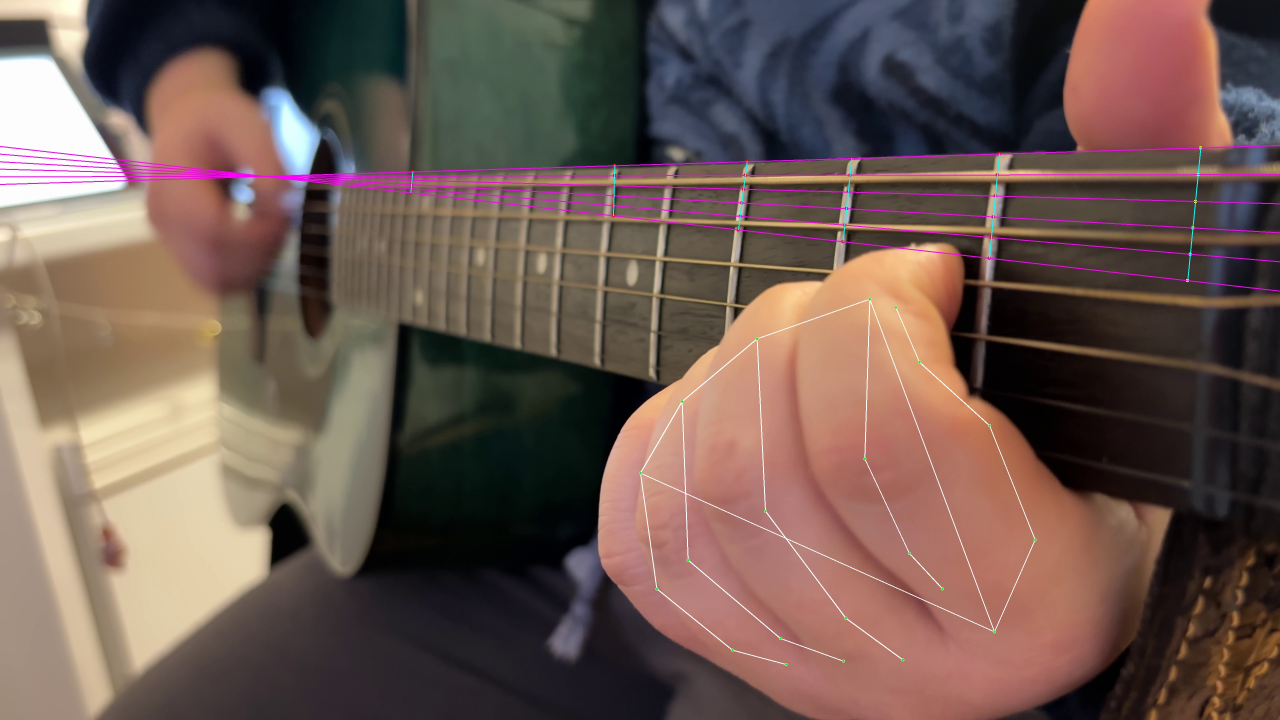
#> input picture data/extracted_features/visualizations/A_01_seg2_A.jpg, 3840 x 2160 px, found by its file name (shown at 1/3 size)
$ jupyter execute --allow-errors 02_feature_extraction.ipynb   (older library calls are emulated)
#> lines starting #> are read from the running program, lines starting #| are printed output that depends on the picture; after the words box and inside, x2 and y2 are one past the last pixel; in counts of white or black regions, pixels touching at a corner belong together
# Step 1: Setup and MediaPipe (HandTracking)

[cell 1]
import cv2
import numpy as np
import mediapipe as mp
import matplotlib.pyplot as plt
import os

# --- CONFIGURATION ---
# Test this with BOTH the "good" frame and the "bad" frame to ensure generalization!
image_path = "../data/processed_frames/A_01_seg2_A.jpg" # Update with your specific frame name

# 1. LOAD IMAGE
original_frame = cv2.imread(image_path)
#> original_frame is the input picture: shape (2160, 3840, 3); mean B, G, R 81.2, 89, 110
if original_frame is None:
    # Try alternate path if running from a different root
    image_path = image_path.replace("../", "")
    original_frame = cv2.imread(image_path)

if original_frame is None:
    raise ValueError(f"Error loading image at: {image_path}")

frame_rgb = cv2.cvtColor(original_frame, cv2.COLOR_BGR2RGB)
height, width, _ = frame_rgb.shape

# 2. MEDIAPIPE TRACKING (Generalization: Allow 2 hands, pick the largest)
# We still apply a soft crop on the left (15%) to avoid the body/picking hand,
# but now we are robust even if it enters the frame.
crop_offset_x = int(width * 0.15)
soft_crop_img = frame_rgb[:, crop_offset_x:].copy()

mp_hands = mp.solutions.hands
#> (the rest of this cell did not finish here and is left out)

[cell 2]
# --- STEP 1 UPDATED: Smart Hand Selection ---
import cv2
import numpy as np
import mediapipe as mp
import matplotlib.pyplot as plt

# 1. LOAD IMAGE (A_01_seg2_C.jpg)
filename = "A_01_seg2_A.jpg"
image_path = f"data/processed_frames/{filename}"
original_frame = cv2.imread(image_path)
if original_frame is None:
    original_frame = cv2.imread(f"../data/processed_frames/{filename}")

frame_rgb = cv2.cvtColor(original_frame, cv2.COLOR_BGR2RGB)
height, width, _ = frame_rgb.shape

# 2. MEDIAPIPE: Detect up to 2 hands
crop_offset_x = int(width * 0.15)
soft_crop_img = frame_rgb[:, crop_offset_x:].copy()

mp_hands = mp.solutions.hands
# Use max_num_hands=2
#> (the rest of this cell did not finish here and is left out)

# Step 2: Sobel Y Preprocessing (Isolating Horizontal Edges)

[cell 3]
# 1. Convert original raw frame to grayscale
gray = cv2.cvtColor(original_frame, cv2.COLOR_BGR2GRAY)

# 2. Gaussian Blur to reduce high-frequency noise (sweater texture, wood grain)
blurred = cv2.GaussianBlur(gray, (5, 5), 0)

# 3. Sobel Y: The magic filter that highlights horizontal edges and kills vertical ones
sobel_y = cv2.Sobel(blurred, cv2.CV_64F, 0, 1, ksize=3)
abs_sobel_y = cv2.convertScaleAbs(sobel_y)

# 4. Thresholding: Binarize the strongest horizontal edges
_, thresh_strings = cv2.threshold(abs_sobel_y, 40, 255, cv2.THRESH_BINARY)
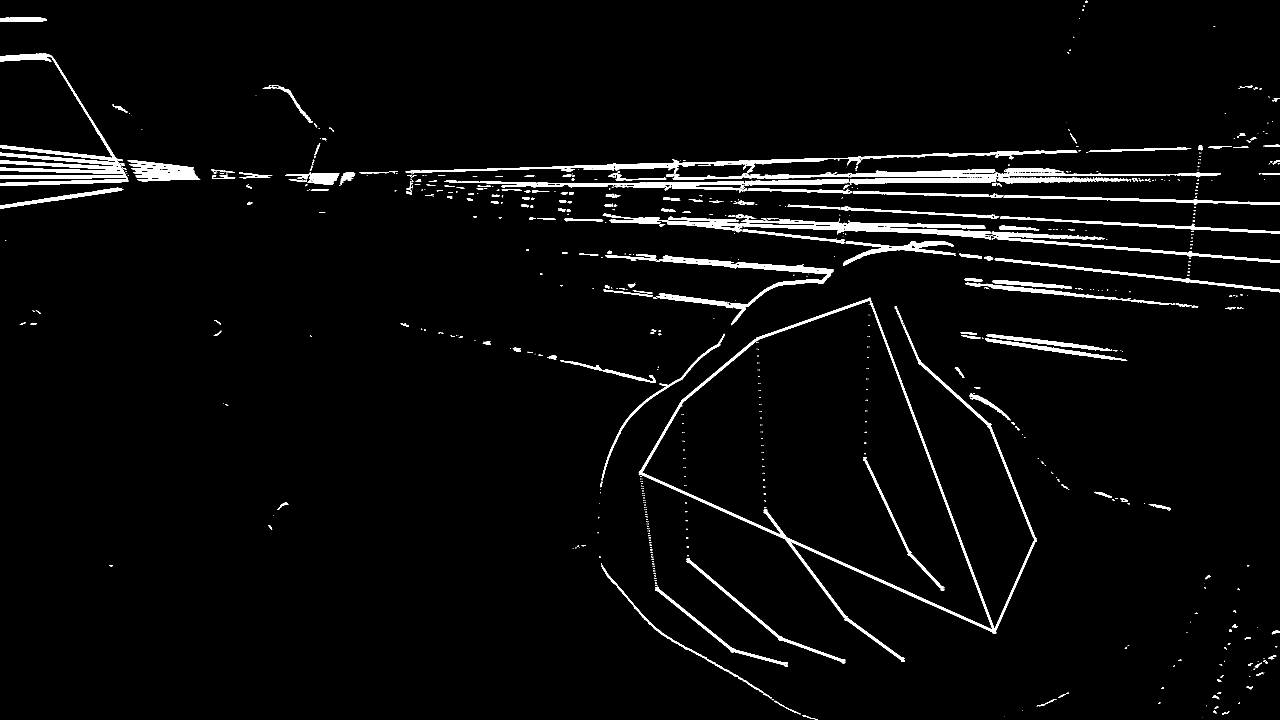
#> thresh_strings: shape (2160, 3840) (shown at 1/3 size); 3% white; 1015 white regions (644 under 20 px), largest, box (x1, y1, x2, y2) and area: (0, 160, 384, 538) 19503, (1916, 906, 3111, 1902) 18795, (2218, 658, 2974, 714) 14239

# 5. Dilation: Thicken the lines slightly to repair small breaks
kernel = np.ones((3, 3), np.uint8)
preprocessed_strings = cv2.dilate(thresh_strings, kernel, iterations=1)
#> preprocessed_strings: shape (2160, 3840); 4.5% white; 512 white regions (80 under 20 px), largest, box (x1, y1, x2, y2) and area: (1215, 449, 3840, 616) 80972, (1915, 892, 3112, 1987) 45753, (1807, 640, 3840, 790) 37781

plt.figure(figsize=(10, 5))
plt.imshow(preprocessed_strings, cmap='gray')
plt.title('Step 2: Sobel Y Preprocessing (Horizontal Edges Only)')
plt.axis('off')
plt.show()

# Step 3: ROI (Noise and hand Removal)

[cell 4]
import numpy as np
import cv2
import matplotlib.pyplot as plt

# Create a fresh copy of the preprocessed image
roi_strings = preprocessed_strings.copy()

# 1. NOISE MASK: Black out the left 15% completely
cv2.rectangle(roi_strings, (0, 0), (crop_offset_x, height), (0, 0, 0), -1)
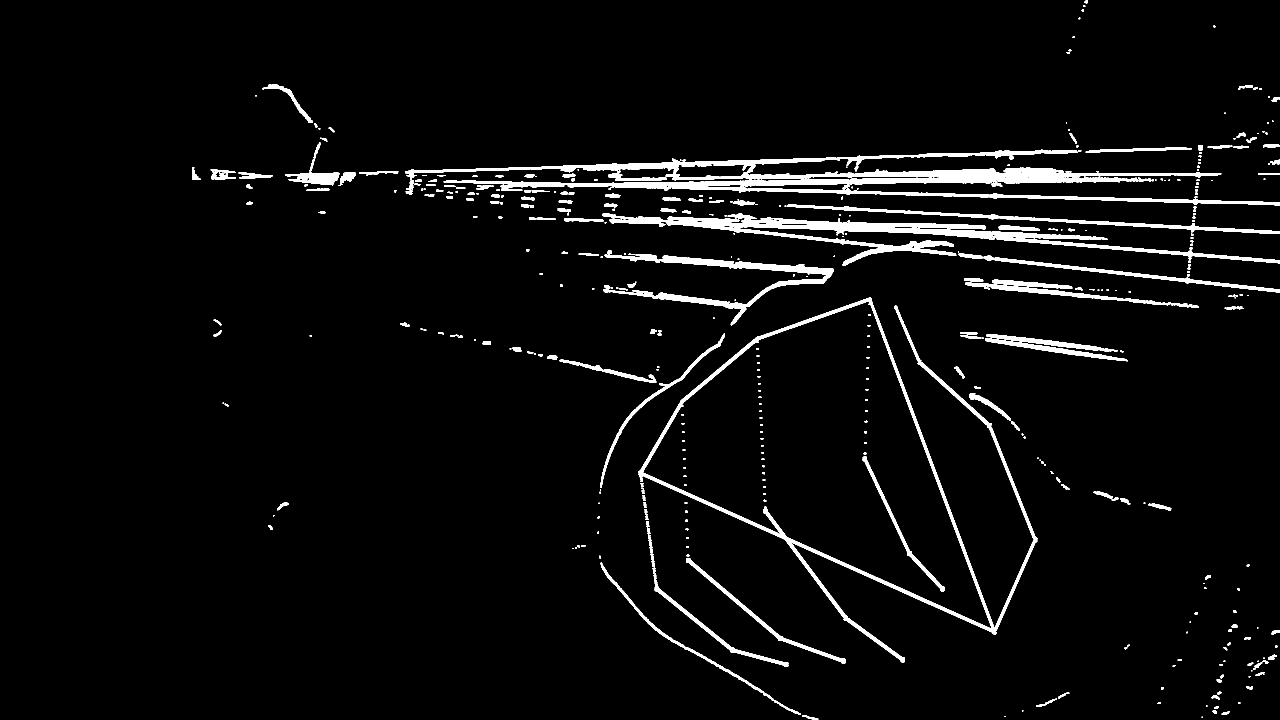
#> roi_strings: shape (2160, 3840) (shown at 1/3 size); 3.9% white; 499 white regions (76 under 20 px), largest, box (x1, y1, x2, y2) and area: (1215, 449, 3840, 616) 80972, (1915, 892, 3112, 1987) 45753, (1807, 640, 3840, 790) 37781

# 2. ASYMMETRIC SURGICAL MASK (The Fingertip Killer)
if 'results' in locals() and results.multi_hand_landmarks:
    hand_landmarks = results.multi_hand_landmarks[0]
    cropped_width = width - crop_offset_x

    # Map coordinates back to full image scale
    x_coords = [int(l.x * cropped_width) + crop_offset_x for l in hand_landmarks.landmark]
    y_coords = [int(l.y * height) for l in hand_landmarks.landmark]

    # --- ASYMMETRIC PADDING ---
    padding_x = 5           # Keep sides tight to save horizontal string length
    padding_y_top = 180      # VERY GENEROUS ON TOP: Kill the fleshy fingertips!
    padding_y_bottom = 15   # A bit of safety margin on the bottom

    x_min = max(0, min(x_coords) - padding_x)
    x_max = min(width, max(x_coords) + padding_x)
    y_min = max(0, min(y_coords) - padding_y_top)
    y_max = min(height, max(y_coords) + padding_y_bottom)

    # Draw the surgical black box
    cv2.rectangle(roi_strings, (x_min, y_min), (x_max, y_max), (0, 0, 0), -1)
    print(f"Asymmetric mask applied. Y-Top extended by {padding_y_top} pixels.")

plt.figure(figsize=(10, 5))
plt.imshow(roi_strings, cmap='gray')
plt.title('Step 3: Asymmetric ROI (Fingertips Masked)')
plt.axis('off')
plt.show()

[cell 5]
# --- STEP 3 UPDATED: Using selected fretting hand ---
roi_strings = preprocessed_strings.copy()

# 1. NOISE MASK: Left 15%
cv2.rectangle(roi_strings, (0, 0), (crop_offset_x, height), (0, 0, 0), -1)

# 2. ASYMMETRIC ROI on the CORRECT hand
#> (the rest of this cell did not finish here and is left out)

# Step 4 (Phase A): Hough Transform (String Extraction)

[cell 6]
# Canvas for drawing the final lines
hough_strings_viz = original_frame.copy()

# Probabilistic Hough Transform optimized for long horizontal lines with gaps
lines_horizontal = cv2.HoughLinesP(
    roi_strings,
    rho=1,
    theta=np.pi/180,
    threshold=35,       # Minimum votes
    minLineLength=40,   # Strings are long segments
    maxLineGap=150      # Jump over the surgical hand mask
)
#> lines_horizontal = 938 rows, first 6: [649, 537, 3133, 451], [1218, 566, 3187, 532], [1488, 583, 3839, 789], [3360, 527, 3839, 519], [3146, 528, 3661, 520], [3296, 528, 3645, 522]

raw_strings_data = [] # We will save these for the clustering phase

if lines_horizontal is not None:
    for line in lines_horizontal:
        x1, y1, x2, y2 = line[0]
        angle = np.abs(np.degrees(np.arctan2(y2 - y1, x2 - x1 + 1e-6)))

        # Strict filter: keep only lines perfectly horizontal (+/- 8 degrees)
        if angle < 8 or angle > 172:
            cv2.line(hough_strings_viz, (x1, y1), (x2, y2), (0, 0, 255), 2) # RED
            raw_strings_data.append(line[0])
#> this loop made 938 passes
#> (x1, y1, x2, y2, angle) on passes 1 to 3: (649, 537, 3133, 451, 1.98), (1218, 566, 3187, 532, 0.989), (1488, 583, 3839, 789, 5.01)
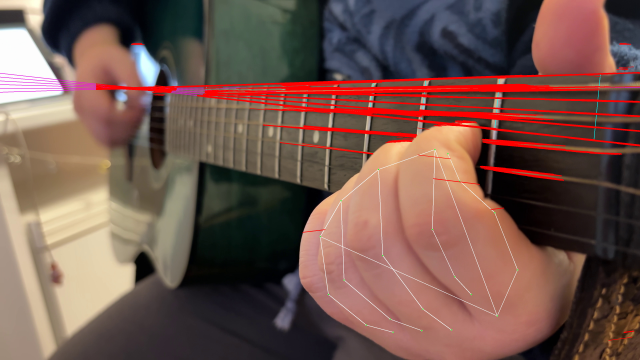
#> hough_strings_viz: shape (2160, 3840, 3) (shown at 1/6 size); mean B, G, R 77.2, 85.8, 114.6
#> after the loop, raw_strings_data = 479 items, first 6: [649, 537, 3133, 451], [1218, 566, 3187, 532], [1488, 583, 3839, 789], [3360, 527, 3839, 519], [3146, 528, 3661, 520], [3296, 528, 3645, 522]

print(f"Extraction complete: Found {len(raw_strings_data)} raw string segments.")
#| Extraction complete: Found 479 raw string segments.

plt.figure(figsize=(10, 5))
plt.imshow(cv2.cvtColor(hough_strings_viz, cv2.COLOR_BGR2RGB))
plt.title('Step 4: Raw Strings Extracted (Ready for Math Clustering)')
plt.axis('off')
plt.show()

# Step 4 (Phase B) - Sobel X and ROI

[cell 7]
# --- STEP 4: CUSTOM ROI FOR FRETS ---
import cv2
import numpy as np
import matplotlib.pyplot as plt

# --- PHASE B: FRET EXTRACTION ---

# 1. SOBEL X: The magic filter for VERTICAL edges
# We use the 'blurred' grayscale image from Step 2
sobel_x = cv2.Sobel(blurred, cv2.CV_64F, 1, 0, ksize=3)
abs_sobel_x = cv2.convertScaleAbs(sobel_x)

# 2. Thresholding: Binarize the strongest vertical edges
_, thresh_frets = cv2.threshold(abs_sobel_x, 40, 255, cv2.THRESH_BINARY)
#> thresh_frets: shape (2160, 3840); 2% white; 1047 white regions (713 under 20 px), largest, box (x1, y1, x2, y2) and area: (1915, 894, 3112, 1956) 46817, (1790, 916, 2183, 1915) 7211, (1081, 973, 1200, 1702) 4055

# 3. Vertical Dilation: Thicken the frets slightly to heal small breaks
# We use a vertical kernel (3 rows, 1 column) so we don't accidentally merge horizontal noise
kernel_v = np.ones((3, 1), np.uint8)
preprocessed_frets = cv2.dilate(thresh_frets, kernel_v, iterations=1)
#> preprocessed_frets: shape (2160, 3840); 2.3% white; 779 white regions (404 under 20 px), largest, box (x1, y1, x2, y2) and area: (1915, 893, 3112, 1986) 60802, (1790, 915, 2183, 1916) 8427, (155, 168, 386, 543) 5054

# 1. Start with the Sobel X binarized image
roi_frets = preprocessed_frets.copy()
h, w = roi_frets.shape

# 2. NECK-ONLY MASK (Kill background noise)
# We only keep the horizontal band where the neck is likely to be
neck_top_limit = int(h * 0.25)
neck_bottom_limit = int(h * 0.75)
cv2.rectangle(roi_frets, (0, 0), (w, neck_top_limit), (0, 0, 0), -1)
cv2.rectangle(roi_frets, (0, neck_bottom_limit), (w, h), (0, 0, 0), -1)
#> roi_frets: shape (2160, 3840); 1.5% white; 423 white regions (251 under 20 px), largest, box (x1, y1, x2, y2) and area: (1915, 893, 2884, 1620) 30254, (2683, 918, 3112, 1620) 6862, (1790, 915, 2183, 1620) 6064

# 3. PICKING HAND MASK
cv2.rectangle(roi_frets, (0, 0), (crop_offset_x, h), (0, 0, 0), -1)

# 4. INDEPENDENT HAND MASK FOR FRETS
if 'results' in locals() and results.multi_hand_landmarks:
    # Use the same base coordinates
    # But let's be LESS aggressive on top to see the fret metal above fingers
    padding_x_fret = 5
    padding_y_top_fret = 80    # Reduced from 180! We want to see the tips of the frets
    padding_y_bottom_fret = 20

    fx_min = max(0, min(x_coords) - padding_x_fret)
    fx_max = min(w, max(x_coords) + padding_x_fret)
    fy_min = max(0, min(y_coords) - padding_y_top_fret)
    fy_max = min(h, max(y_coords) + padding_y_bottom_fret)

    cv2.rectangle(roi_frets, (fx_min, fy_min), (fx_max, fy_max), (0, 0, 0), -1)
    print(f"Fret ROI applied with Top Padding: {padding_y_top_fret}")

plt.figure(figsize=(10, 5))
plt.imshow(roi_frets, cmap='gray')
plt.title('Step 5: Fret-Specific Surgical ROI')
plt.axis('off')
plt.show()

# Step 5: Fret Extraction

[cell 8]
# --- STEP 5: REFINED FRET EXTRACTION (Anti-Noise & Length Filter) ---

hough_frets_viz = original_frame.copy()
neck_height = neck_bottom_limit - neck_top_limit

# We use the same parameters but we will filter the results in the loop
lines_vertical = cv2.HoughLinesP(
    roi_frets,
    rho=1,
    theta=np.pi/180,
    threshold=25,
    minLineLength=15,   # We keep it low to catch the "tips" above fingers
    maxLineGap=10
)
#> lines_vertical = 1309 rows, first 6: [2949, 1149, 2953, 1111], [2612, 894, 2876, 1619], [2611, 893, 2874, 1615], [2271, 1084, 2281, 1240], [1945, 1127, 1977, 673], [1966, 1134, 1982, 896]

raw_frets_data = []

if lines_vertical is not None:
    for line in lines_vertical:
        x1, y1, x2, y2 = line[0]
        line_height = np.abs(y2 - y1)
        angle = np.abs(np.degrees(np.arctan2(y2 - y1, x2 - x1 + 1e-6)))

        # 1. STRICT VERTICAL FILTER
        if 82 < angle < 98:

            # 2. SMART LENGTH FILTER (The Anti-Dot Trap)
            # A real fret segment should be longer than a dot.
            # However, if it's near the fingers, it might be short.
            # We check if the line is NOT inside the hand area OR if it's long enough.

            is_near_hand = False
            if 'hand_zone' in locals() and hand_zone: # Using the hand_zone from the string step
                hx_min, hy_min, hx_max, hy_max = hand_zone
                is_near_hand = (hx_min - 20 < x1 < hx_max + 20)

            # If it's far from the hand, it MUST be at least 30% of the neck height
            # If it's near the hand, we accept it even if shorter (to catch the "tip" of the fret)
            min_allowed_height = neck_height * 0.3 if not is_near_hand else 10

            if line_height > min_allowed_height:
                cv2.line(hough_frets_viz, (x1, y1), (x2, y2), (255, 0, 0), 2) # BLUE
                raw_frets_data.append(line[0])
#> this loop made 1309 passes
#> (x1, y1, x2, y2, line_height, angle) on passes 1 to 8: (2949, 1149, 2953, 1111, 38, 83.99), (2612, 894, 2876, 1619, 725, 69.99), (2611, 893, 2874, 1615, 722, 69.99), (2271, 1084, 2281, 1240, 156, 86.33), (1945, 1127, 1977, 673, 454, 85.97), (1966, 1134, 1982, 896, 238, 86.15), (1961, 1123, 2000, 671, 452, 85.07), (2273, 1012, 2290, 1343, 331, 87.06)

print(f"Fret extraction complete: Found {len(raw_frets_data)} valid segments.")
#| Fret extraction complete: Found 24 valid segments.

plt.figure(figsize=(12, 7))
plt.imshow(cv2.cvtColor(hough_frets_viz, cv2.COLOR_BGR2RGB))
plt.title('Step 5 Final: Frets with Length Filter (Dots Removed)')
plt.axis('off')
plt.show()
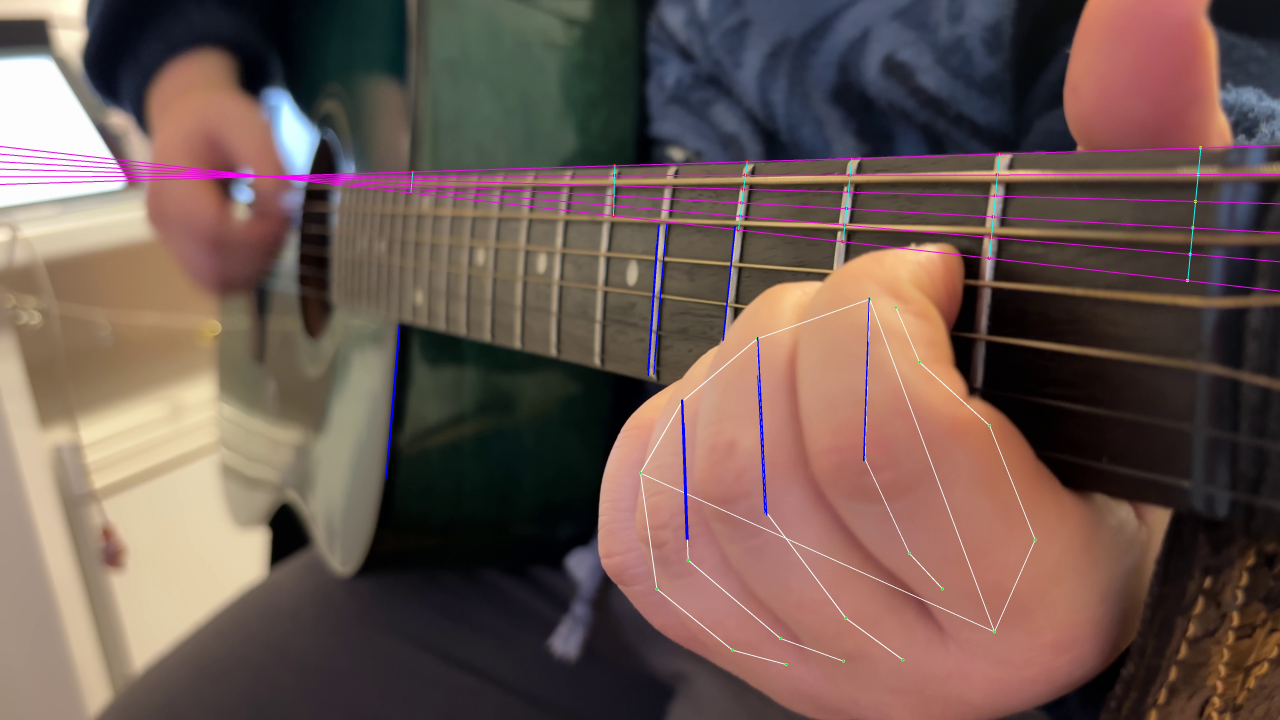
#> shown: shape (2160, 3840, 3) (shown at 1/3 size); mean R, G, B 109.6, 88.6, 81.5

# Step 6: Unified Visualization

[cell 9]
import cv2
import numpy as np
import matplotlib.pyplot as plt

# --- STEP 6: MASTER UNIFIED VISUALIZATION ---

# 1. Create a clean canvas from the original color frame
final_viz = original_frame.copy()

# 2. DRAW STRINGS (From Phase A)
# We use the raw_strings_data list we populated in Step 4
if 'raw_strings_data' in locals() and raw_strings_data:
    for line in raw_strings_data:
        x1, y1, x2, y2 = line
        cv2.line(final_viz, (x1, y1), (x2, y2), (0, 0, 255), 2) # RED for Strings
#> this loop made 479 passes
#> (the rest of the program and of its run is left out)
